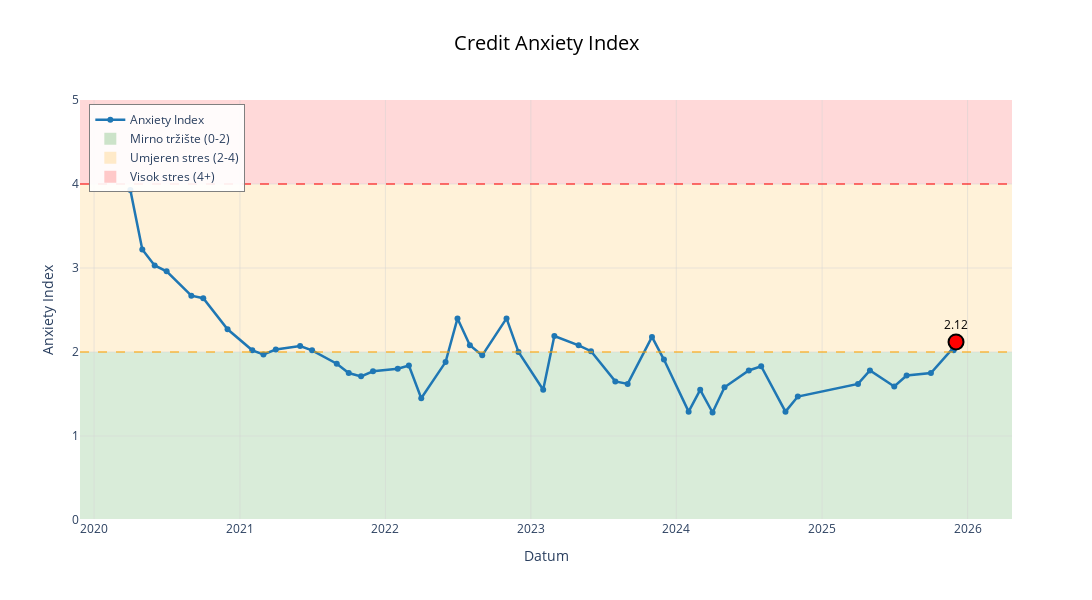

The cell this chart's notebook holds for it:
### Markdown cell above
## interpretation of results

| index | status | economic situation |
|-------|--------|-------------------|
| **< 2** | calm market | stable economy, low risk premium, relaxed investors |
| **2-4** | moderate tension | increased caution, first concerns, expensive credit |
| **> 4** | high stress | serious crisis, panicked investors, possible recession signal |

### what does rising index mean?

*for corporations:*
- more expensive borrowing → less investment
- difficult access to capital → business slowdown
- lower profit → possible layoffs

*for investors:*
- "flight to quality" → fleeing to safe bonds
- higher market volatility
- panic selling of risky assets

*for economy:*
- early sign of slowdown before it appears in gdp
- reduced lending → less consumption
- self-fulfilling prophecy: fear → less investment → recession

### historical context

| event | spread | index | outcome |
|-------|--------|-------|---------|
| **2008 financial crisis** | ~6% | ~6.5 | severe recession |
| **2020 covid** | ~4% | ~4.3 | quick recovery with fed intervention |
| **2025** | ~2% | ~2 | relatively calm |

<br>

> **note**: thresholds are indicative. for more accurate boundaries, analysis of historical recessions (2008, 2020) and comparison with actual economic events is needed.

### Code cell
import plotly.graph_objects as go

fig = go.Figure()

max_idx = hist['anxiety_index'].max()

# Zone 
fig.add_hrect(y0=0, y1=2, fillcolor="green", opacity=0.15, 
              line_width=0, layer="below")
fig.add_hrect(y0=2, y1=4, fillcolor="orange", opacity=0.15, 
              line_width=0, layer="below")
fig.add_hrect(y0=4, y1=10, fillcolor="red", opacity=0.15,
              line_width=0, layer="below")

# hover info
fig.add_trace(go.Scatter(
    x=hist['observation_date'],
    y=hist['anxiety_index'],
    mode='lines+markers',
    name='Anxiety Index',
    line=dict(color='#1f77b4', width=2.5),
    marker=dict(size=6),
    hovertemplate='<b>%{x|%Y-%m-%d}</b><br>Anxiety: %{y:.3f}<extra></extra>'
))

# dummy trace za legendu
fig.add_trace(go.Scatter(
    x=[None], y=[None],
    mode='markers',
    marker=dict(size=12, color='green', opacity=0.15, symbol='square'),
    name='Mirno tržište (0-2)',
    showlegend=True
))

fig.add_trace(go.Scatter(
    x=[None], y=[None],
    mode='markers',
    marker=dict(size=12, color='orange', opacity=0.15, symbol='square'),
    name='Umjeren stres (2-4)',
    showlegend=True
))

fig.add_trace(go.Scatter(
    x=[None], y=[None],
    mode='markers',
    marker=dict(size=12, color='red', opacity=0.15, symbol='square'),
    name='Visok stres (4+)',
    showlegend=True
))

fig.add_hline(y=2, line_dash="dash", line_color="orange", 
              line_width=1.5, opacity=0.7)
fig.add_hline(y=4, line_dash="dash", line_color="red", 
              line_width=1.5, opacity=0.7)

last_date = hist['observation_date'].iloc[-1]
last_val = hist['anxiety_index'].iloc[-1]
fig.add_trace(go.Scatter(
    x=[last_date],
    y=[last_val],
    mode='markers+text',
    marker=dict(size=15, color='red', line=dict(width=2, color='black')),
    text=[f'{last_val:.2f}'],
    textposition="top center",
    textfont=dict(size=12, color='black'),
    name='Zadnja vrijednost',
    showlegend=False,
    hovertemplate='<b>Zadnja vrijednost</b><br>%{x|%Y-%m-%d}<br>Anxiety: %{y:.3f}<extra></extra>'
))

fig.update_layout(
    title=dict(
        text='Credit Anxiety Index',
        font=dict(size=20, color='black'),
        x=0.5,
        xanchor='center'
    ),
    xaxis=dict(
        title='Datum',
        showgrid=True,
        gridcolor='lightgray',
        gridwidth=0.5
    ),
    yaxis=dict(
        title='Anxiety Index',
        showgrid=True,
        gridcolor='lightgray',
        gridwidth=0.5,
        range=[0, 5]
    ),
    hovermode='closest',
    plot_bgcolor='white',
    height=600,
    width=1200,
    showlegend=True,
    legend=dict(
        x=0.01,
        y=0.99,
        bgcolor='rgba(255, 255, 255, 0.9)',
        bordercolor='gray',
        borderwidth=1
    )
)

# interaktivni HTML
fig.write_html("graf.html")
fig.show()

### Figure 1 — Plotly figure (JSON) as saved in the notebook; plotly's stock layout.template omitted (floating-point values rounded to 4 significant figures)
{"data": [{"hovertemplate": "<b>%{x|%Y-%m-%d}</b><br>Anxiety: %{y:.3f}<extra></extra>", "line": {"color": "#1f77b4", "width": 2.5}, "marker": {"size": 6}, "mode": "lines+markers", "name": "Anxiety Index", "type": "scatter", "x": ["2020-04-01T00:00:00.000000000", "2020-05-01T00:00:00.000000000", "2020-06-01T00:00:00.000000000", "2020-07-01T00:00:00.000000000", "2020-09-01T00:00:00.000000000", "2020-10-01T00:00:00.000000000", "2020-12-01T00:00:00.000000000", "2021-02-01T00:00:00.000000000", "2021-03-01T00:00:00.000000000", "2021-04-01T00:00:00.000000000", "2021-06-01T00:00:00.000000000", "2021-07-01T00:00:00.000000000", "2021-09-01T00:00:00.000000000", "2021-10-01T00:00:00.000000000", "2021-11-01T00:00:00.000000000", "2021-12-01T00:00:00.000000000", "2022-02-01T00:00:00.000000000", "2022-03-01T00:00:00.000000000", "2022-04-01T00:00:00.000000000", "2022-06-01T00:00:00.000000000", "2022-07-01T00:00:00.000000000", "2022-08-01T00:00:00.000000000", "2022-09-01T00:00:00.000000000", "2022-11-01T00:00:00.000000000", "2022-12-01T00:00:00.000000000", "2023-02-01T00:00:00.000000000", "2023-03-01T00:00:00.000000000", "2023-05-01T00:00:00.000000000", "2023-06-01T00:00:00.000000000", "2023-08-01T00:00:00.000000000", "2023-09-01T00:00:00.000000000", "2023-11-01T00:00:00.000000000", "2023-12-01T00:00:00.000000000", "2024-02-01T00:00:00.000000000", "2024-03-01T00:00:00.000000000", "2024-04-01T00:00:00.000000000", "2024-05-01T00:00:00.000000000", "2024-07-01T00:00:00.000000000", "2024-08-01T00:00:00.000000000", "2024-10-01T00:00:00.000000000", "2024-11-01T00:00:00.000000000", "2025-04-01T00:00:00.000000000", "2025-05-01T00:00:00.000000000", "2025-07-01T00:00:00.000000000", "2025-08-01T00:00:00.000000000", "2025-10-01T00:00:00.000000000", "2025-11-26T00:00:00.000000000", "2025-11-27T00:00:00.000000000", "2025-12-03T00:00:00.000000000"], "y": [3.93, 3.22, 3.03, 2.96, 2.67, 2.64, 2.27, 2.02, 1.97, 2.03, 2.07, 2.02, 1.86, 1.75, 1.71, 1.77, 1.8, 1.84, 1.45, 1.88, 2.4, 2.08, 1.96, 2.4, 2.0, 1.55, 2.19, 2.08, 2.01, 1.65, 1.62, 2.18, 1.91, 1.29, 1.55, 1.28, 1.58, 1.78, 1.83, 1.29, 1.47, 1.62, 1.78, 1.59, 1.72, 1.75, 2.05, 2.02, 2.12]}, {"marker": {"color": "green", "opacity": 0.15, "size": 12, "symbol": "square"}, "mode": "markers", "name": "Mirno tržište (0-2)", "showlegend": true, "type": "scatter", "x": [null], "y": [null]}, {"marker": {"color": "orange", "opacity": 0.15, "size": 12, "symbol": "square"}, "mode": "markers", "name": "Umjeren stres (2-4)", "showlegend": true, "type": "scatter", "x": [null], "y": [null]}, {"marker": {"color": "red", "opacity": 0.15, "size": 12, "symbol": "square"}, "mode": "markers", "name": "Visok stres (4+)", "showlegend": true, "type": "scatter", "x": [null], "y": [null]}, {"hovertemplate": "<b>Zadnja vrijednost</b><br>%{x|%Y-%m-%d}<br>Anxiety: %{y:.3f}<extra></extra>", "marker": {"color": "red", "line": {"color": "black", "width": 2}, "size": 15}, "mode": "markers+text", "name": "Zadnja vrijednost", "showlegend": false, "text": ["2.12"], "textfont": {"color": "black", "size": 12}, "textposition": "top center", "type": "scatter", "x": ["2025-12-03T00:00:00"], "y": [2.12]}], "layout": {"height": 600, "hovermode": "closest", "legend": {"bgcolor": "rgba(255, 255, 255, 0.9)", "bordercolor": "gray", "borderwidth": 1, "x": 0.01, "y": 0.99}, "plot_bgcolor": "white", "shapes": [{"fillcolor": "green", "layer": "below", "line": {"width": 0}, "opacity": 0.15, "type": "rect", "x0": 0, "x1": 1, "xref": "x domain", "y0": 0, "y1": 2, "yref": "y"}, {"fillcolor": "orange", "layer": "below", "line": {"width": 0}, "opacity": 0.15, "type": "rect", "x0": 0, "x1": 1, "xref": "x domain", "y0": 2, "y1": 4, "yref": "y"}, {"fillcolor": "red", "layer": "below", "line": {"width": 0}, "opacity": 0.15, "type": "rect", "x0": 0, "x1": 1, "xref": "x domain", "y0": 4, "y1": 10, "yref": "y"}, {"line": {"color": "orange", "dash": "dash", "width": 1.5}, "opacity": 0.7, "type": "line", "x0": 0, "x1": 1, "xref": "x domain", "y0": 2, "y1": 2, "yref": "y"}, {"line": {"color": "red", "dash": "dash", "width": 1.5}, "opacity": 0.7, "type": "line", "x0": 0, "x1": 1, "xref": "x domain", "y0": 4, "y1": 4, "yref": "y"}], "showlegend": true, "title": {"font": {"color": "black", "size": 20}, "text": "Credit Anxiety Index", "x": 0.5, "xanchor": "center"}, "width": 1200, "xaxis": {"gridcolor": "lightgray", "gridwidth": 0.5, "showgrid": true, "title": {"text": "Datum"}}, "yaxis": {"gridcolor": "lightgray", "gridwidth": 0.5, "range": [0, 5], "showgrid": true, "title": {"text": "Anxiety Index"}}}}
